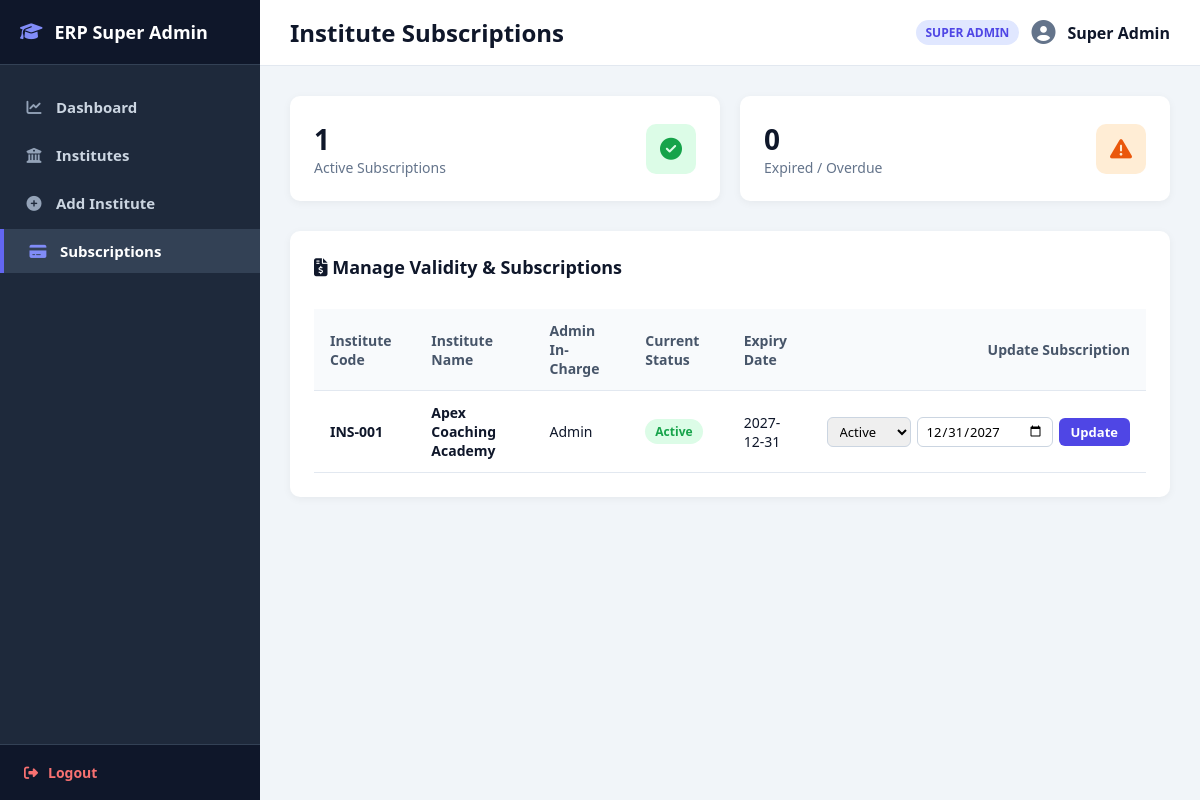
Screenshot of /superadmin/subscriptions.php (signed in) with the database file from the repository.
### tables this page shows
CREATE TABLE `users` (
  `id` INT AUTO_INCREMENT PRIMARY KEY,
  `name` VARCHAR(100) NOT NULL,
  `email` VARCHAR(255) NOT NULL UNIQUE,
  `password` VARCHAR(255) NOT NULL,
  `role` ENUM('superadmin','admin','teacher','student') NOT NULL,
  `institute_id` INT DEFAULT 1,
  `status` ENUM('active','inactive') DEFAULT 'active',
  `created_at` TIMESTAMP DEFAULT CURRENT_TIMESTAMP,
  FOREIGN KEY (`institute_id`) REFERENCES `institute`(`id`) ON DELETE CASCADE
);

CREATE TABLE `institute` (
  `id` INT AUTO_INCREMENT PRIMARY KEY,
  `name` VARCHAR(150) NOT NULL,
  `email` VARCHAR(255) NOT NULL,
  `phone_no` VARCHAR(15) NOT NULL,
  `address` TEXT NOT NULL,
  `subscription` ENUM('active','expired') DEFAULT 'active',
  `expiry` DATE NULL,
  `created_at` TIMESTAMP DEFAULT CURRENT_TIMESTAMP
);

### superadmin/subscriptions.php (the view, shortened to what this page needs)
<?php
require_once __DIR__ . "/../config/db.php";
$base = defined('APP_PATH') ? APP_PATH : ((isset($_SERVER['SCRIPT_NAME']) && strpos($_SERVER['SCRIPT_NAME'], '/ERP-SYSTEM-FOR-COACHING') === 0) ? '/ERP-SYSTEM-FOR-COACHING' : '');
$active_sub = 0;
$expired_sub = 0;
$stats_q = mysqli_query($conn, "SELECT SUM(subscription = 'active') as active_cnt, SUM(subscription = 'expired') as exp_cnt FROM institute");
if ($stats_q && $r = mysqli_fetch_assoc($stats_q)) {
    $active_sub = (int)($r['active_cnt'] ?? 0);
    $expired_sub = (int)($r['exp_cnt'] ?? 0);
}
$institutes_list = mysqli_query($conn, "
    SELECT i.*, u.name as admin_name, u.email as admin_email
    FROM institute i
    LEFT JOIN users u ON u.institute_id = i.id AND u.role = 'admin'
    ORDER BY i.id DESC
");
?>
<!DOCTYPE html>
<html lang="en">
<head>
    <link rel="stylesheet" href="https://cdnjs.cloudflare.com/ajax/libs/font-awesome/6.7.2/css/all.min.css">
    <link rel="stylesheet" href="<?= $base ?>/assets/css/style.css">
</head>
<body>
<div class="app-container">
    <div class="sidebar">
        <div class="sidebar-header">
            <i class="fa-solid fa-graduation-cap"></i>
            <span>ERP Super Admin</span>
        </div>
        <ul class="sidebar-menu">
            <li>
                <a href="<?= $base ?>/superadmin/dashboard.php"><i class="fa-solid fa-chart-line"></i> <span>Dashboard</span></a>
            </li>
            <li>
                <a href="<?= $base ?>/superadmin/institutes.php"><i class="fa-solid fa-building-columns"></i> <span>Institutes</span></a>
            </li>
            <li>
                <a href="<?= $base ?>/superadmin/add_institute.php"><i class="fa-solid fa-plus-circle"></i> <span>Add Institute</span></a>
            </li>
            <li class="active">
                <a href="<?= $base ?>/superadmin/subscriptions.php"><i class="fa-solid fa-credit-card"></i> <span>Subscriptions</span></a>
            </li>
        </ul>
        <div class="sidebar-footer">
            <a href="<?= $base ?>/logout.php"><i class="fa-solid fa-right-from-bracket"></i><span>Logout</span></a>
        </div>
    </div>
    <div class="main-content">
        <div class="top-navbar">
            <h2>Institute Subscriptions</h2>
            <div class="user-profile">
                <span class="role-badge">SUPER ADMIN</span>
                <i class="fa-solid fa-user-circle fa-xl" style="color: #64748b;"></i>
                <strong><?= htmlspecialchars($_SESSION['name'] ?? 'Super Admin') ?></strong>
            </div>
        </div>
        <div class="page-body">
            <div class="stats-grid">
                <div class="stat-card">
                    <div class="info">
                        <h3><?= $active_sub ?></h3>
                        <p>Active Subscriptions</p>
                    </div>
                    <div class="icon bg-green">
                        <i class="fa-solid fa-circle-check"></i>
                    </div>
                </div>
                <div class="stat-card">
                    <div class="info">
                        <h3><?= $expired_sub ?></h3>
                        <p>Expired / Overdue</p>
                    </div>
                    <div class="icon bg-orange">
                        <i class="fa-solid fa-triangle-exclamation"></i>
                    </div>
                </div>
            </div>
            <div class="card">
                <div class="card-title">
                    <span><i class="fa-solid fa-file-invoice-dollar"></i> Manage Validity & Subscriptions</span>
                </div>
                <div class="table-responsive">
                    <table class="data-table">
                        <thead>
                            <tr>
                                <th>Institute Code</th>
                                <th>Institute Name</th>
                                <th>Admin In-Charge</th>
                                <th>Current Status</th>
                                <th>Expiry Date</th>
                                <th style="text-align: right;">Update Subscription</th>
                            </tr>
                        </thead>
                        <tbody>
                            <?php if ($institutes_list && mysqli_num_rows($institutes_list) > 0): ?>
                                <?php while ($inst = mysqli_fetch_assoc($institutes_list)): ?>
                                    <tr>
                                        <td><strong>INS-<?= str_pad($inst['id'], 3, '0', STR_PAD_LEFT) ?></strong></td>
                                        <td><strong><?= htmlspecialchars($inst['name']) ?></strong></td>
                                        <td><?= htmlspecialchars($inst['admin_name'] ?? 'Not Assigned') ?></td>
                                        <td>
                                            <span class="status-pill <?= ($inst['subscription'] === 'active') ? 'pill-active' : 'pill-expired' ?>">
                                                <?= ucfirst(htmlspecialchars($inst['subscription'] ?? 'active')) ?>
                                            </span>
                                        </td>
                                        <td><?= htmlspecialchars($inst['expiry'] ?? 'No Expiry') ?></td>
                                        <td style="text-align: right;">
                                            <form method="POST" action="subscriptions.php" class="inline-form" style="justify-content: flex-end;">
                                                <select name="status" class="form-control" style="width: auto; padding: 4px 8px; font-size: 13px;">
                                                    <option value="active" <?= ($inst['subscription'] === 'active') ? 'selected' : '' ?>>Active</option>
                                                </select>
                                                <input type="date" name="expiry" value="<?= htmlspecialchars($inst['expiry'] ?? '') ?>" class="form-control" style="width: auto; padding: 4px 8px; font-size: 13px;">
                                                <button type="submit" class="btn-primary" style="width: auto; padding: 5px 12px; font-size: 13px;">
                                                    Update
                                                </button>
                                            </form>
                                        </td>
                                    </tr>
                                <?php endwhile; ?>
                            <?php else: ?>
                                <tr>
                                    <td colspan="6" style="text-align:center; padding: 20px; color:#94a3b8;">No institutes found.</td>
                                </tr>
                            <?php endif; ?>
                        </tbody>
                    </table>
                </div>
            </div>
        </div>
    </div>
</div>
</body>
</html>

### assets/css/style.css (style rules this page uses)
:root { --primary: #4f46e5; --primary-hover: #4338ca; --sidebar-bg: #0f172a; --sidebar-header: #020617; --border: #e2e8f0; --text-dark: #0f172a; --text-light: #f8fafc; }
* { margin: 0; padding: 0; box-sizing: border-box; font-family: 'Segoe UI', Tahoma, Geneva, Verdana, sans-serif; }
body { background-color: #f1f5f9; color: var(--text-dark); }
.form-control { width: 100%; padding: 10px 12px 10px 38px; border: 1px solid #cbd5e1; border-radius: 6px; font-size: 14px; outline: none; transition: border-color 0.2s; }
.btn-primary { padding: 10px 20px; background-color: #4f46e5; color: #ffffff; border: none; border-radius: 6px; font-size: 14px; font-weight: 600; cursor: pointer; transition: background-color 0.2s ease; display: inline-flex; align-items: center; justify-content: center; gap: 8px; }
.app-container { display: flex; min-height: 100vh; }
.sidebar { width: 260px; background-color: #1e293b; display: flex; flex-direction: column; min-height: 100vh; }
.sidebar-header { padding: 20px; background-color: #0f172a; font-size: 18px; font-weight: 700; display: flex; align-items: center; gap: 12px; color: #ffffff; border-bottom: 1px solid #334155; }
.sidebar-header i { color: #818cf8; }
.sidebar-menu { list-style: none; padding: 16px 0; flex: 1; margin: 0; }
.sidebar-menu li { list-style: none; margin: 4px 0; }
.sidebar-menu li a { display: flex; align-items: center; gap: 12px; padding: 12px 24px; color: #cbd5e1; text-decoration: none; font-size: 15px; font-weight: 600; transition: background 0.2s, color 0.2s; }
.sidebar-menu li a i { color: #94a3b8; width: 20px; text-align: center; }
.sidebar-menu li.active a { color: #ffffff; background-color: #334155; border-left: 4px solid #6366f1; }
.sidebar-menu li.active a i { color: #818cf8; }
.sidebar-footer { padding: 18px 24px; border-top: 1px solid #334155; background-color: #0f172a; }
.sidebar-footer a { color: #f87171; text-decoration: none; font-weight: 600; display: flex; align-items: center; gap: 10px; font-size: 14px; }
.top-navbar { background: #ffffff; padding: 16px 30px; border-bottom: 1px solid var(--border); display: flex; justify-content: space-between; align-items: center; }
.user-profile { display: flex; align-items: center; gap: 12px; }
.role-badge { background: #e0e7ff; color: var(--primary); padding: 4px 10px; border-radius: 20px; font-size: 12px; font-weight: bold; text-transform: uppercase; }
.main-content { flex: 1; display: flex; flex-direction: column; }
.page-body { padding: 30px; flex: 1; }
.stats-grid { display: grid; grid-template-columns: repeat(auto-fit, minmax(220px, 1fr)); gap: 20px; margin-bottom: 30px; }
.stat-card { background: #ffffff; padding: 24px; border-radius: 10px; box-shadow: 0 2px 8px rgba(0,0,0,0.05); display: flex; align-items: center; justify-content: space-between; }
.stat-card .info h3 { font-size: 28px; color: #0f172a; }
.stat-card .info p { color: #64748b; font-size: 14px; }
.stat-card .icon { width: 50px; height: 50px; border-radius: 10px; display: flex; align-items: center; justify-content: center; font-size: 22px; }
.bg-green { background: #dcfce7; color: #16a34a; }
.bg-orange { background: #ffedd5; color: #ea580c; }
.card { background: #ffffff; border-radius: 10px; box-shadow: 0 2px 8px rgba(0,0,0,0.05); padding: 24px; margin-bottom: 24px; }
.card-title { font-size: 18px; font-weight: bold; margin-bottom: 20px; color: #0f172a; display: flex; justify-content: space-between; align-items: center; }
.data-table { width: 100%; border-collapse: collapse; margin-top: 10px; }
.data-table th, .data-table td { padding: 12px 16px; text-align: left; border-bottom: 1px solid var(--border); font-size: 14px; }
.data-table th { background: #f8fafc; color: #475569; font-weight: 600; }
.table-responsive { width: 100%; overflow-x: auto; -webkit-overflow-scrolling: touch; }

### superadmin/subscriptions.php (style rules this page uses)
.status-pill { display: inline-block; padding: 4px 10px; border-radius: 9999px; font-size: 12px; font-weight: 600; }
.pill-active { background: #dcfce7; color: #16a34a; }
.inline-form { display: flex; align-items: center; gap: 6px; }

### rows the page displays
users: institute "001", institute.name "Apex Coaching Academy", name "Admin", institute.subscription "Active", institute.expiry "2027-12-31", expiry "12/31/2027"

### other values shown
$_SESSION['name'] "Super Admin"
$active_sub "1"
$expired_sub "0"
